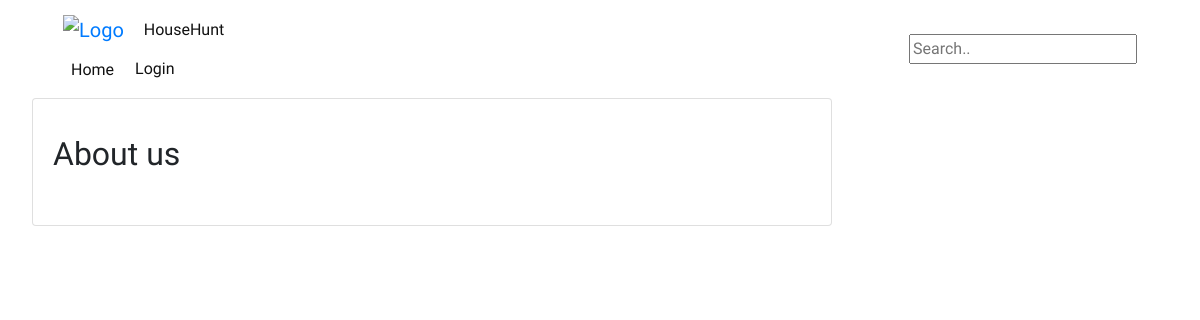
Page /about/ on the earlier database version.
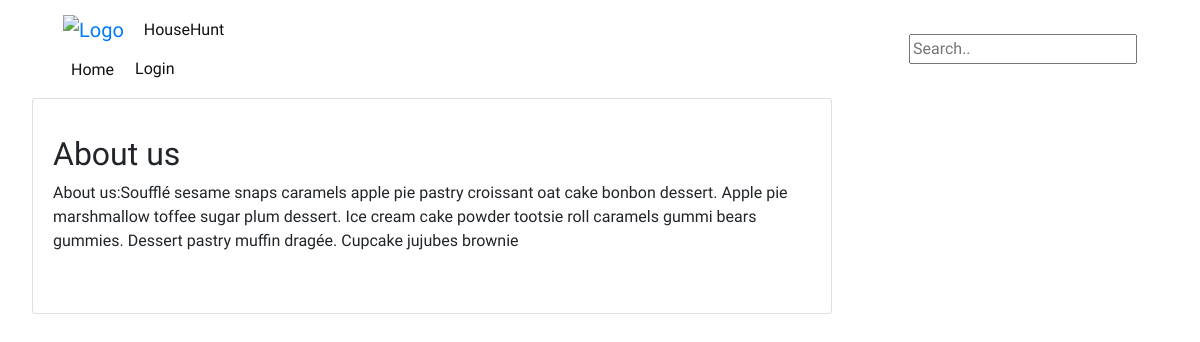
Same page on the later database version.
### hunt/models.py (models this page shows)
class About(models.Model):
    description = models.TextField(max_length=250)

### hunt/views.py (the view)
# urls.py: url(r'^about/$', views.about, name='about'),
def about(request):
    about = About.objects.all()
    context = {
     "about" : about
    }
    return render(request, 'about.html', context)

### hunt/templates/about.html (shortened to what this page needs)
{% extends 'base.html' %}
{% load bootstrap4 %}
{% block content %}
<div class="card mb-3" style="width: 50rem;">
  <div class="card-body">
    <p class="card-text">
      <h2>About us</h2>
      {% for about in about%}
        <p>About us:{{about.description}}</p>
      {% endfor %}
   <br>
  </div>
</div>
{% endblock %}

Differences in the rows shown:
added About: description "Soufflé sesame snaps caramels apple pie pastry croissant oat cake bonbon dessert. Apple pie marshmallow toffee sugar plum dessert. Ice cream cake powder tootsie roll caramels gummi bears gummies. Dessert pastry muffin dragée. Cupcake jujubes brownie"
